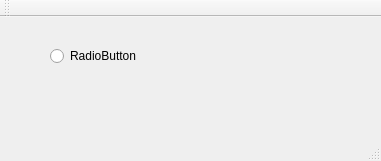
<?xml version="1.0" encoding="UTF-8"?>
<ui version="4.0">
 <class>MainWindow</class>
 <widget class="QMainWindow" name="MainWindow">
  <property name="geometry">
   <rect>
    <x>0</x>
    <y>0</y>
    <width>381</width>
    <height>161</height>
   </rect>
  </property>
  <property name="windowTitle">
   <string>MainWindow</string>
  </property>
  <widget class="QWidget" name="centralWidget">
   <widget class="QRadioButton" name="radioButton">
    <property name="geometry">
     <rect>
      <x>50</x>
      <y>30</y>
      <width>91</width>
      <height>18</height>
     </rect>
    </property>
    <property name="text">
     <string>RadioButton</string>
    </property>
   </widget>
  </widget>
  <widget class="QMenuBar" name="menuBar">
   <property name="geometry">
    <rect>
     <x>0</x>
     <y>0</y>
     <width>381</width>
     <height>22</height>
    </rect>
   </property>
  </widget>
  <widget class="QToolBar" name="mainToolBar">
   <attribute name="toolBarArea">
    <enum>TopToolBarArea</enum>
   </attribute>
   <attribute name="toolBarBreak">
    <bool>false</bool>
   </attribute>
  </widget>
  <widget class="QStatusBar" name="statusBar"/>
 </widget>
 <layoutdefault spacing="6" margin="11"/>
 <resources/>
 <connections/>
</ui>
